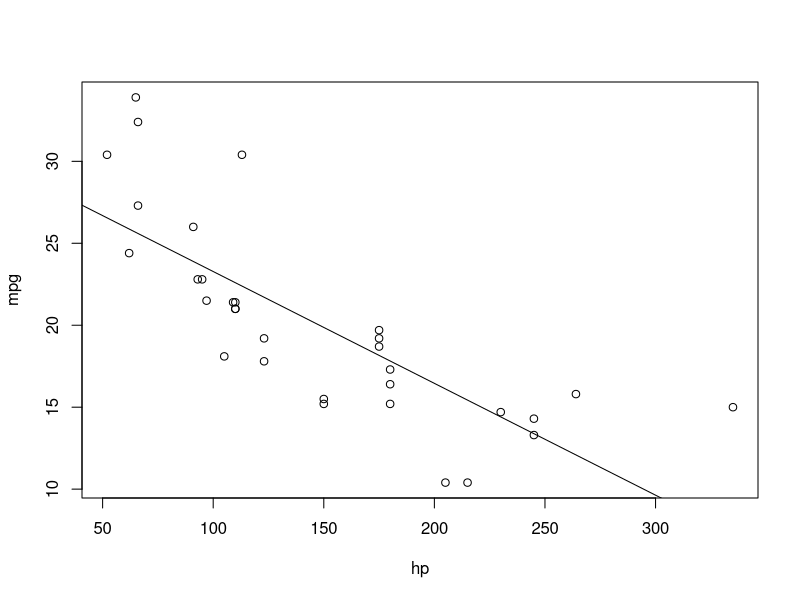
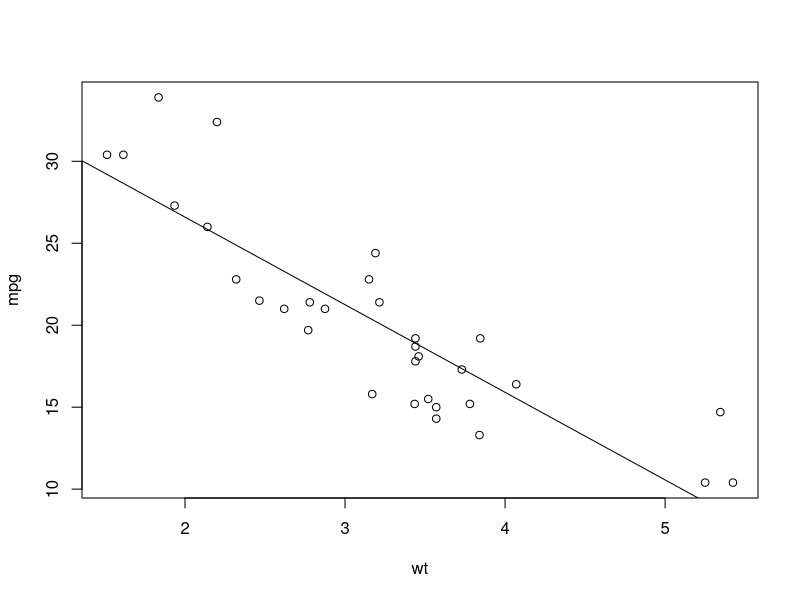
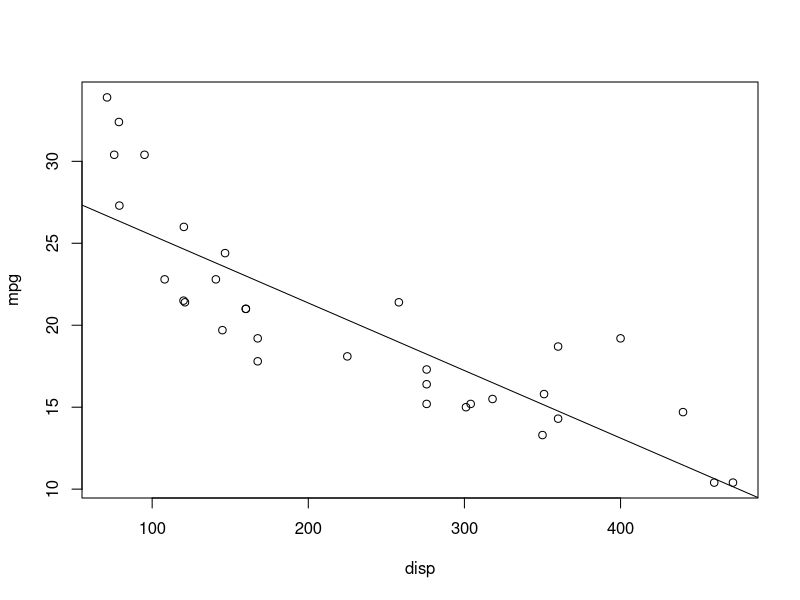
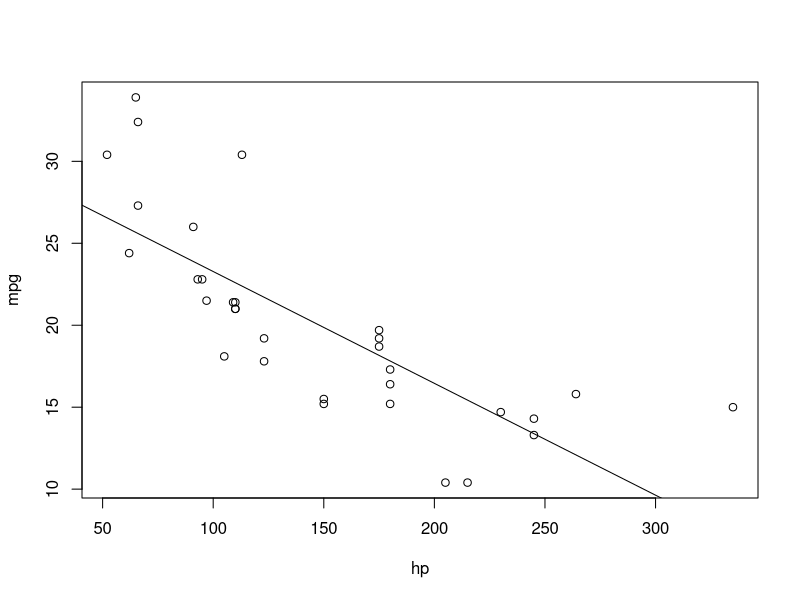
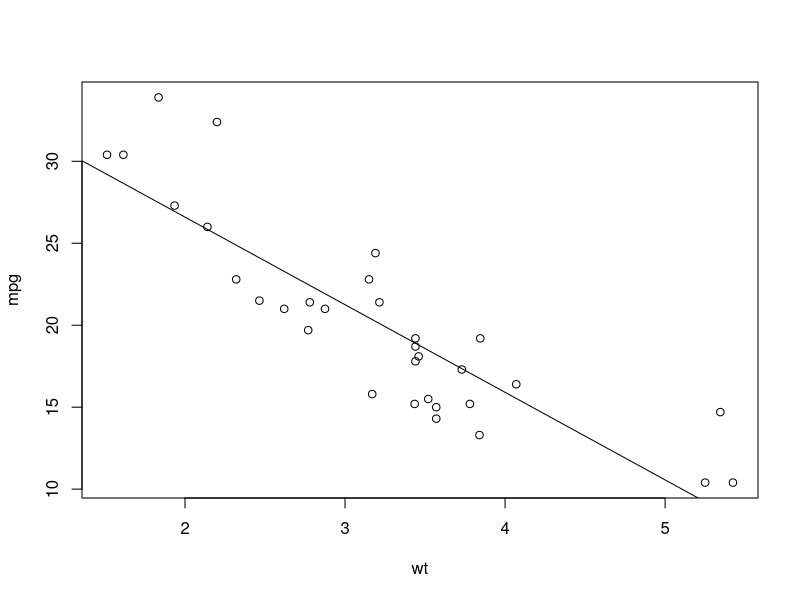
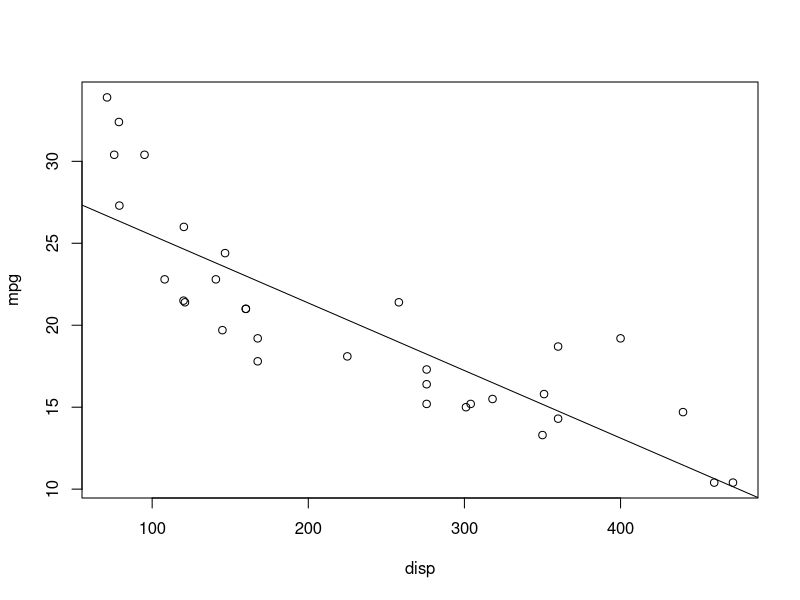
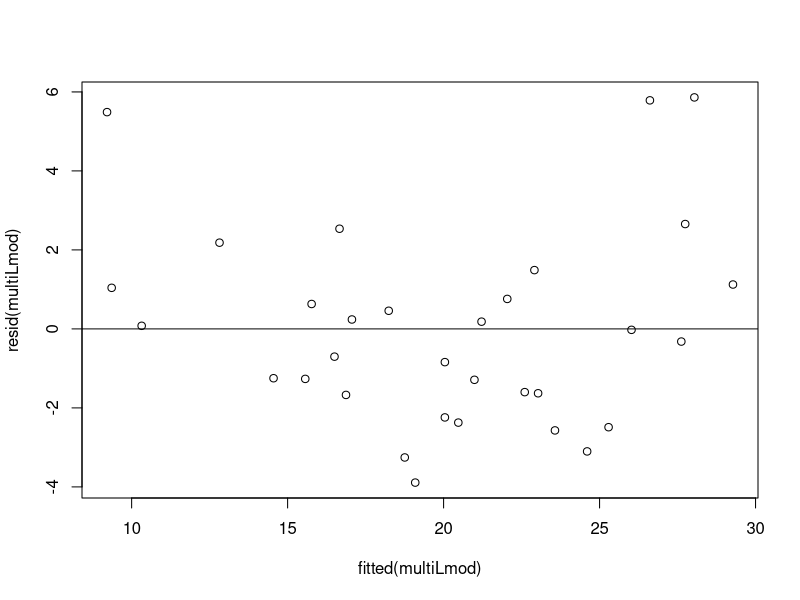
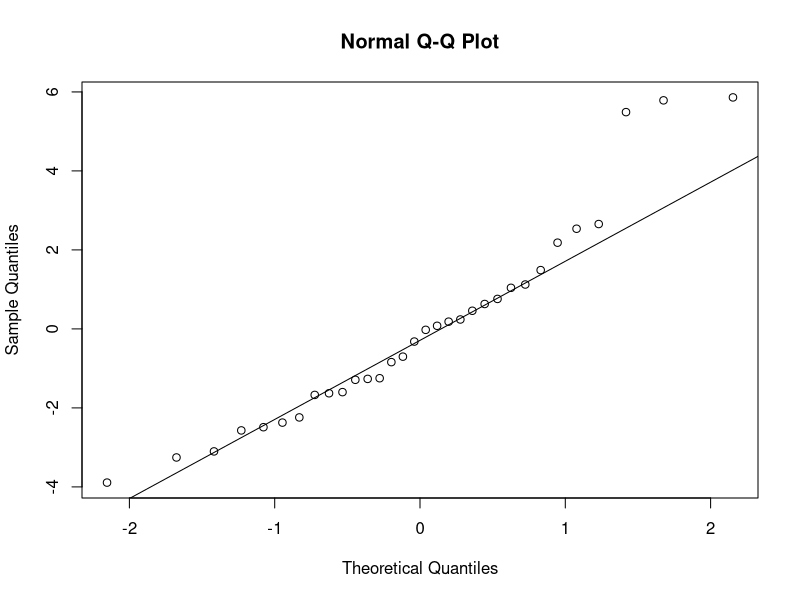

Write R code to recreate these figures, in order.
## ---- chunk 1
knitr::opts_chunk$set(echo = TRUE)
## ---- chunk 2
data(mtcars)
## ---- chunk 3
#scatterplot mpg~hp
plot(mpg~hp, data=mtcars) 
abline(lm(mpg~hp, data=mtcars))
## ---- chunk 4
#scatterplot mpg~wt
plot(mpg~wt, data=mtcars) 
abline(lm(mpg~wt, data=mtcars))
## ---- chunk 5
plot(mpg~disp, data=mtcars) 
abline(lm(mpg~disp, data=mtcars))
## ---- chunk 6
cor(mtcars$mpg, mtcars$hp) 
cor(mtcars$mpg, mtcars$wt) 
cor(mtcars$mpg, mtcars$disp)
## ---- chunk 7
multiLmod <- lm(mpg ~ hp+wt+disp, data=mtcars)
summary(multiLmod)

## ---- chunk 8
plot(mpg~hp, data=mtcars) 
abline(lm(mpg~hp, data=mtcars))

## ---- chunk 9
plot(mpg~wt, data=mtcars) 
abline(lm(mpg~wt, data=mtcars))

## ---- chunk 10
plot(mpg~disp, data=mtcars) 
abline(lm(mpg~disp, data=mtcars))
## ---- chunk 11
plot(fitted(multiLmod),resid(multiLmod))
abline(h=0)
## ---- chunk 12
qqnorm(resid(multiLmod))
qqline(resid(multiLmod))
## ---- chunk 13
confint(multiLmod, "disp", level = 0.9)
## ---- chunk 14
confint(multiLmod, "disp", level = 0.95)
